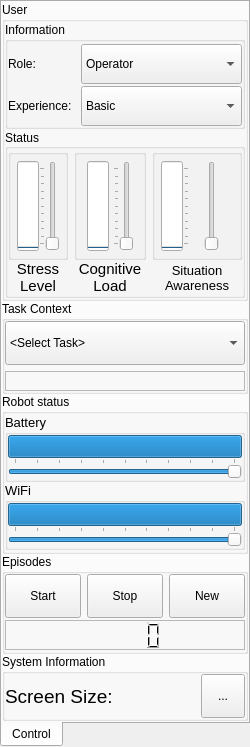
<?xml version="1.0" encoding="UTF-8"?>
<ui version="4.0">
 <class>AUIParameters</class>
 <widget class="QDockWidget" name="AUIParameters">
  <property name="geometry">
   <rect>
    <x>0</x>
    <y>0</y>
    <width>250</width>
    <height>747</height>
   </rect>
  </property>
  <property name="sizePolicy">
   <sizepolicy hsizetype="Fixed" vsizetype="Preferred">
    <horstretch>0</horstretch>
    <verstretch>0</verstretch>
   </sizepolicy>
  </property>
  <property name="minimumSize">
   <size>
    <width>250</width>
    <height>742</height>
   </size>
  </property>
  <property name="maximumSize">
   <size>
    <width>250</width>
    <height>851</height>
   </size>
  </property>
  <property name="baseSize">
   <size>
    <width>250</width>
    <height>0</height>
   </size>
  </property>
  <property name="floating">
   <bool>false</bool>
  </property>
  <property name="features">
   <set>QDockWidget::AllDockWidgetFeatures</set>
  </property>
  <property name="windowTitle">
   <string>AUI Parameters</string>
  </property>
  <widget class="QWidget" name="AUIParams">
   <layout class="QVBoxLayout" name="verticalLayout">
    <property name="spacing">
     <number>0</number>
    </property>
    <property name="margin">
     <number>0</number>
    </property>
    <item>
     <widget class="QTabWidget" name="contents">
      <property name="maximumSize">
       <size>
        <width>16777215</width>
        <height>16777215</height>
       </size>
      </property>
      <property name="tabPosition">
       <enum>QTabWidget::South</enum>
      </property>
      <property name="currentIndex">
       <number>0</number>
      </property>
      <widget class="QWidget" name="Tab1">
       <attribute name="title">
        <string>Control</string>
       </attribute>
       <layout class="QVBoxLayout" name="tab1Layout">
        <property name="spacing">
         <number>0</number>
        </property>
        <property name="margin">
         <number>0</number>
        </property>
        <item>
         <widget class="QGroupBox" name="user">
          <property name="sizePolicy">
           <sizepolicy hsizetype="Preferred" vsizetype="Minimum">
            <horstretch>0</horstretch>
            <verstretch>0</verstretch>
           </sizepolicy>
          </property>
          <property name="maximumSize">
           <size>
            <width>16777215</width>
            <height>320</height>
           </size>
          </property>
          <property name="title">
           <string>User</string>
          </property>
          <layout class="QVBoxLayout" name="userLayout">
           <property name="spacing">
            <number>0</number>
           </property>
           <property name="margin">
            <number>0</number>
           </property>
           <item>
            <widget class="QGroupBox" name="userInfo">
             <property name="sizePolicy">
              <sizepolicy hsizetype="Preferred" vsizetype="Minimum">
               <horstretch>0</horstretch>
               <verstretch>0</verstretch>
              </sizepolicy>
             </property>
             <property name="title">
              <string>Information</string>
             </property>
             <layout class="QGridLayout" name="gridLayout">
              <property name="verticalSpacing">
               <number>0</number>
              </property>
              <property name="margin">
               <number>0</number>
              </property>
              <item row="0" column="0">
               <widget class="QLabel" name="roleLabel">
                <property name="sizePolicy">
                 <sizepolicy hsizetype="Preferred" vsizetype="Minimum">
                  <horstretch>0</horstretch>
                  <verstretch>0</verstretch>
                 </sizepolicy>
                </property>
                <property name="minimumSize">
                 <size>
                  <width>0</width>
                  <height>44</height>
                 </size>
                </property>
                <property name="text">
                 <string>Role: </string>
                </property>
               </widget>
              </item>
              <item row="0" column="1">
               <widget class="QComboBox" name="role">
                <property name="sizePolicy">
                 <sizepolicy hsizetype="Expanding" vsizetype="Fixed">
                  <horstretch>0</horstretch>
                  <verstretch>0</verstretch>
                 </sizepolicy>
                </property>
                <property name="minimumSize">
                 <size>
                  <width>0</width>
                  <height>40</height>
                 </size>
                </property>
                <item>
                 <property name="text">
                  <string>Operator</string>
                 </property>
                </item>
                <item>
                 <property name="text">
                  <string>In-field Observer</string>
                 </property>
                </item>
                <item>
                 <property name="text">
                  <string>Team Leader</string>
                 </property>
                </item>
               </widget>
              </item>
              <item row="1" column="0">
               <widget class="QLabel" name="expLabel">
                <property name="sizePolicy">
                 <sizepolicy hsizetype="Preferred" vsizetype="Minimum">
                  <horstretch>0</horstretch>
                  <verstretch>0</verstretch>
                 </sizepolicy>
                </property>
                <property name="text">
                 <string>Experience: </string>
                </property>
               </widget>
              </item>
              <item row="1" column="1">
               <widget class="QComboBox" name="exp">
                <property name="sizePolicy">
                 <sizepolicy hsizetype="Expanding" vsizetype="Fixed">
                  <horstretch>0</horstretch>
                  <verstretch>0</verstretch>
                 </sizepolicy>
                </property>
                <property name="minimumSize">
                 <size>
                  <width>0</width>
                  <height>40</height>
                 </size>
                </property>
                <item>
                 <property name="text">
                  <string>Basic</string>
                 </property>
                </item>
                <item>
                 <property name="text">
                  <string>Advanced</string>
                 </property>
                </item>
               </widget>
              </item>
             </layout>
            </widget>
           </item>
           <item>
            <widget class="QGroupBox" name="userStatus">
             <property name="sizePolicy">
              <sizepolicy hsizetype="Preferred" vsizetype="MinimumExpanding">
               <horstretch>0</horstretch>
               <verstretch>0</verstretch>
              </sizepolicy>
             </property>
             <property name="maximumSize">
              <size>
               <width>16777215</width>
               <height>16777215</height>
              </size>
             </property>
             <property name="baseSize">
              <size>
               <width>0</width>
               <height>200</height>
              </size>
             </property>
             <property name="layoutDirection">
              <enum>Qt::LeftToRight</enum>
             </property>
             <property name="title">
              <string>Status</string>
             </property>
             <property name="alignment">
              <set>Qt::AlignLeading|Qt::AlignLeft|Qt::AlignVCenter</set>
             </property>
             <layout class="QGridLayout" name="userStatusLayout">
              <property name="horizontalSpacing">
               <number>-1</number>
              </property>
              <property name="verticalSpacing">
               <number>0</number>
              </property>
              <property name="margin">
               <number>0</number>
              </property>
              <item row="0" column="2">
               <widget class="QGroupBox" name="situationAwareness">
                <property name="sizePolicy">
                 <sizepolicy hsizetype="Preferred" vsizetype="MinimumExpanding">
                  <horstretch>0</horstretch>
                  <verstretch>0</verstretch>
                 </sizepolicy>
                </property>
                <property name="maximumSize">
                 <size>
                  <width>16777215</width>
                  <height>200</height>
                 </size>
                </property>
                <property name="title">
                 <string/>
                </property>
                <layout class="QHBoxLayout" name="horizontalLayout_3">
                 <property name="spacing">
                  <number>0</number>
                 </property>
                 <property name="margin">
                  <number>6</number>
                 </property>
                 <item>
                  <widget class="QProgressBar" name="saLevel">
                   <property name="sizePolicy">
                    <sizepolicy hsizetype="Fixed" vsizetype="Minimum">
                     <horstretch>0</horstretch>
                     <verstretch>0</verstretch>
                    </sizepolicy>
                   </property>
                   <property name="maximum">
                    <number>10</number>
                   </property>
                   <property name="value">
                    <number>0</number>
                   </property>
                   <property name="orientation">
                    <enum>Qt::Vertical</enum>
                   </property>
                  </widget>
                 </item>
                 <item>
                  <widget class="QSlider" name="saSlider">
                   <property name="sizePolicy">
                    <sizepolicy hsizetype="Minimum" vsizetype="Minimum">
                     <horstretch>0</horstretch>
                     <verstretch>0</verstretch>
                    </sizepolicy>
                   </property>
                   <property name="maximum">
                    <number>10</number>
                   </property>
                   <property name="orientation">
                    <enum>Qt::Vertical</enum>
                   </property>
                   <property name="invertedControls">
                    <bool>false</bool>
                   </property>
                   <property name="tickPosition">
                    <enum>QSlider::TicksAbove</enum>
                   </property>
                   <property name="tickInterval">
                    <number>1</number>
                   </property>
                  </widget>
                 </item>
                </layout>
               </widget>
              </item>
              <item row="0" column="1">
               <widget class="QGroupBox" name="cgnitiveLoad">
                <property name="sizePolicy">
                 <sizepolicy hsizetype="Preferred" vsizetype="MinimumExpanding">
                  <horstretch>0</horstretch>
                  <verstretch>0</verstretch>
                 </sizepolicy>
                </property>
                <property name="maximumSize">
                 <size>
                  <width>16777215</width>
                  <height>200</height>
                 </size>
                </property>
                <property name="title">
                 <string/>
                </property>
                <layout class="QHBoxLayout" name="horizontalLayout_2">
                 <property name="spacing">
                  <number>0</number>
                 </property>
                 <property name="margin">
                  <number>6</number>
                 </property>
                 <item>
                  <widget class="QProgressBar" name="cognitiveLoadLevel">
                   <property name="sizePolicy">
                    <sizepolicy hsizetype="Fixed" vsizetype="Minimum">
                     <horstretch>0</horstretch>
                     <verstretch>0</verstretch>
                    </sizepolicy>
                   </property>
                   <property name="maximum">
                    <number>10</number>
                   </property>
                   <property name="value">
                    <number>0</number>
                   </property>
                   <property name="orientation">
                    <enum>Qt::Vertical</enum>
                   </property>
                  </widget>
                 </item>
                 <item>
                  <widget class="QSlider" name="cognitiveLoadSlider">
                   <property name="sizePolicy">
                    <sizepolicy hsizetype="Fixed" vsizetype="Minimum">
                     <horstretch>0</horstretch>
                     <verstretch>0</verstretch>
                    </sizepolicy>
                   </property>
                   <property name="maximum">
                    <number>10</number>
                   </property>
                   <property name="orientation">
                    <enum>Qt::Vertical</enum>
                   </property>
                   <property name="tickPosition">
                    <enum>QSlider::TicksAbove</enum>
                   </property>
                   <property name="tickInterval">
                    <number>1</number>
                   </property>
                  </widget>
                 </item>
                </layout>
               </widget>
              </item>
              <item row="1" column="0">
               <widget class="QLabel" name="stressLabel">
                <property name="font">
                 <font>
                  <pointsize>11</pointsize>
                 </font>
                </property>
                <property name="text">
                 <string>Stress Level</string>
                </property>
                <property name="alignment">
                 <set>Qt::AlignCenter</set>
                </property>
                <property name="wordWrap">
                 <bool>true</bool>
                </property>
               </widget>
              </item>
              <item row="1" column="1">
               <widget class="QLabel" name="cognitiveLoadLabel">
                <property name="font">
                 <font>
                  <pointsize>11</pointsize>
                 </font>
                </property>
                <property name="text">
                 <string>Cognitive Load</string>
                </property>
                <property name="alignment">
                 <set>Qt::AlignCenter</set>
                </property>
                <property name="wordWrap">
                 <bool>true</bool>
                </property>
               </widget>
              </item>
              <item row="1" column="2">
               <widget class="QLabel" name="saLabel">
                <property name="font">
                 <font>
                  <pointsize>10</pointsize>
                 </font>
                </property>
                <property name="text">
                 <string>Situation Awareness</string>
                </property>
                <property name="scaledContents">
                 <bool>true</bool>
                </property>
                <property name="alignment">
                 <set>Qt::AlignCenter</set>
                </property>
                <property name="wordWrap">
                 <bool>true</bool>
                </property>
               </widget>
              </item>
              <item row="0" column="0">
               <widget class="QGroupBox" name="stress">
                <property name="sizePolicy">
                 <sizepolicy hsizetype="Preferred" vsizetype="MinimumExpanding">
                  <horstretch>0</horstretch>
                  <verstretch>0</verstretch>
                 </sizepolicy>
                </property>
                <property name="maximumSize">
                 <size>
                  <width>16777215</width>
                  <height>200</height>
                 </size>
                </property>
                <property name="inputMethodHints">
                 <set>Qt::ImhNone</set>
                </property>
                <property name="title">
                 <string/>
                </property>
                <property name="alignment">
                 <set>Qt::AlignCenter</set>
                </property>
                <property name="flat">
                 <bool>false</bool>
                </property>
                <property name="checkable">
                 <bool>false</bool>
                </property>
                <layout class="QHBoxLayout" name="horizontalLayout">
                 <property name="spacing">
                  <number>0</number>
                 </property>
                 <property name="margin">
                  <number>6</number>
                 </property>
                 <item>
                  <widget class="QProgressBar" name="stressLevel">
                   <property name="sizePolicy">
                    <sizepolicy hsizetype="Fixed" vsizetype="Minimum">
                     <horstretch>0</horstretch>
                     <verstretch>0</verstretch>
                    </sizepolicy>
                   </property>
                   <property name="mouseTracking">
                    <bool>true</bool>
                   </property>
                   <property name="maximum">
                    <number>10</number>
                   </property>
                   <property name="value">
                    <number>0</number>
                   </property>
                   <property name="alignment">
                    <set>Qt::AlignCenter</set>
                   </property>
                   <property name="orientation">
                    <enum>Qt::Vertical</enum>
                   </property>
                  </widget>
                 </item>
                 <item>
                  <widget class="QSlider" name="stressSlider">
                   <property name="sizePolicy">
                    <sizepolicy hsizetype="Fixed" vsizetype="Minimum">
                     <horstretch>0</horstretch>
                     <verstretch>0</verstretch>
                    </sizepolicy>
                   </property>
                   <property name="maximum">
                    <number>10</number>
                   </property>
                   <property name="orientation">
                    <enum>Qt::Vertical</enum>
                   </property>
                   <property name="tickPosition">
                    <enum>QSlider::TicksAbove</enum>
                   </property>
                   <property name="tickInterval">
                    <number>1</number>
                   </property>
                  </widget>
                 </item>
                </layout>
               </widget>
              </item>
             </layout>
            </widget>
           </item>
          </layout>
         </widget>
        </item>
        <item>
         <widget class="QGroupBox" name="taskContext">
          <property name="sizePolicy">
           <sizepolicy hsizetype="Minimum" vsizetype="Minimum">
            <horstretch>0</horstretch>
            <verstretch>0</verstretch>
           </sizepolicy>
          </property>
          <property name="maximumSize">
           <size>
            <width>16777215</width>
            <height>16777215</height>
           </size>
          </property>
          <property name="title">
           <string>Task Context</string>
          </property>
          <layout class="QVBoxLayout" name="taskLayout">
           <property name="margin">
            <number>0</number>
           </property>
           <item>
            <widget class="QComboBox" name="currentContext">
             <property name="minimumSize">
              <size>
               <width>0</width>
               <height>44</height>
              </size>
             </property>
             <property name="sizeAdjustPolicy">
              <enum>QComboBox::AdjustToContents</enum>
             </property>
             <property name="frame">
              <bool>true</bool>
             </property>
             <item>
              <property name="text">
               <string>&lt;Select Task&gt;</string>
              </property>
             </item>
             <item>
              <property name="text">
               <string>Forward navigation</string>
              </property>
             </item>
             <item>
              <property name="text">
               <string>Backward navigation</string>
              </property>
             </item>
             <item>
              <property name="text">
               <string>Camera inspection</string>
              </property>
             </item>
             <item>
              <property name="text">
               <string>Map review</string>
              </property>
             </item>
             <item>
              <property name="text">
               <string>New screenshot</string>
              </property>
             </item>
            </widget>
           </item>
           <item>
            <widget class="QLabel" name="currentWidget">
             <property name="minimumSize">
              <size>
               <width>0</width>
               <height>20</height>
              </size>
             </property>
             <property name="maximumSize">
              <size>
               <width>16777215</width>
               <height>44</height>
              </size>
             </property>
             <property name="frameShape">
              <enum>QFrame::StyledPanel</enum>
             </property>
             <property name="frameShadow">
              <enum>QFrame::Raised</enum>
             </property>
             <property name="text">
              <string>&lt;No Widget&gt;</string>
             </property>
             <property name="alignment">
              <set>Qt::AlignCenter</set>
             </property>
            </widget>
           </item>
          </layout>
         </widget>
        </item>
        <item>
         <widget class="QGroupBox" name="robotStatus">
          <property name="maximumSize">
           <size>
            <width>16777215</width>
            <height>16777215</height>
           </size>
          </property>
          <property name="title">
           <string>Robot status</string>
          </property>
          <layout class="QVBoxLayout" name="AUIStatusLayout">
           <property name="spacing">
            <number>0</number>
           </property>
           <property name="leftMargin">
            <number>0</number>
           </property>
           <property name="topMargin">
            <number>0</number>
           </property>
           <property name="rightMargin">
            <number>0</number>
           </property>
           <property name="bottomMargin">
            <number>1</number>
           </property>
           <item>
            <widget class="QGroupBox" name="AUIbatteryLevel">
             <property name="sizePolicy">
              <sizepolicy hsizetype="Preferred" vsizetype="Minimum">
               <horstretch>0</horstretch>
               <verstretch>0</verstretch>
              </sizepolicy>
             </property>
             <property name="font">
              <font>
               <pointsize>10</pointsize>
              </font>
             </property>
             <property name="title">
              <string>Battery</string>
             </property>
             <property name="flat">
              <bool>true</bool>
             </property>
             <layout class="QVBoxLayout" name="AUIbatteryLayout">
              <property name="spacing">
               <number>0</number>
              </property>
              <property name="leftMargin">
               <number>0</number>
              </property>
              <property name="topMargin">
               <number>0</number>
              </property>
              <property name="rightMargin">
               <number>0</number>
              </property>
              <property name="bottomMargin">
               <number>1</number>
              </property>
              <item>
               <widget class="CProgressBar" name="AUIbattery">
                <property name="mouseTracking">
                 <bool>true</bool>
                </property>
                <property name="value">
                 <number>100</number>
                </property>
                <property name="textVisible">
                 <bool>false</bool>
                </property>
               </widget>
              </item>
              <item>
               <widget class="QSlider" name="batterySlider">
                <property name="maximum">
                 <number>100</number>
                </property>
                <property name="value">
                 <number>100</number>
                </property>
                <property name="orientation">
                 <enum>Qt::Horizontal</enum>
                </property>
                <property name="tickPosition">
                 <enum>QSlider::TicksAbove</enum>
                </property>
                <property name="tickInterval">
                 <number>10</number>
                </property>
               </widget>
              </item>
             </layout>
            </widget>
           </item>
           <item>
            <widget class="QGroupBox" name="AUIwifiLevel">
             <property name="sizePolicy">
              <sizepolicy hsizetype="Preferred" vsizetype="Minimum">
               <horstretch>0</horstretch>
               <verstretch>0</verstretch>
              </sizepolicy>
             </property>
             <property name="font">
              <font>
               <pointsize>10</pointsize>
              </font>
             </property>
             <property name="title">
              <string>WiFi</string>
             </property>
             <property name="flat">
              <bool>true</bool>
             </property>
             <layout class="QVBoxLayout" name="AUIwifiLayout">
              <property name="spacing">
               <number>0</number>
              </property>
              <property name="leftMargin">
               <number>0</number>
              </property>
              <property name="topMargin">
               <number>0</number>
              </property>
              <property name="rightMargin">
               <number>0</number>
              </property>
              <property name="bottomMargin">
               <number>1</number>
              </property>
              <item>
               <widget class="CProgressBar" name="AUIwifi">
                <property name="mouseTracking">
                 <bool>true</bool>
                </property>
                <property name="value">
                 <number>100</number>
                </property>
                <property name="alignment">
                 <set>Qt::AlignCenter</set>
                </property>
                <property name="textVisible">
                 <bool>false</bool>
                </property>
                <property name="textDirection">
                 <enum>QProgressBar::TopToBottom</enum>
                </property>
               </widget>
              </item>
              <item>
               <widget class="QSlider" name="wifiSlider">
                <property name="maximum">
                 <number>100</number>
                </property>
                <property name="value">
                 <number>100</number>
                </property>
                <property name="orientation">
                 <enum>Qt::Horizontal</enum>
                </property>
                <property name="tickPosition">
                 <enum>QSlider::TicksAbove</enum>
                </property>
                <property name="tickInterval">
                 <number>10</number>
                </property>
               </widget>
              </item>
             </layout>
            </widget>
           </item>
          </layout>
         </widget>
        </item>
        <item>
         <widget class="QGroupBox" name="episodes">
          <property name="sizePolicy">
           <sizepolicy hsizetype="Preferred" vsizetype="Minimum">
            <horstretch>0</horstretch>
            <verstretch>0</verstretch>
           </sizepolicy>
          </property>
          <property name="maximumSize">
           <size>
            <width>16777215</width>
            <height>16777215</height>
           </size>
          </property>
          <property name="title">
           <string>Episodes</string>
          </property>
          <layout class="QGridLayout" name="episodesLayout">
           <property name="leftMargin">
            <number>0</number>
           </property>
           <property name="topMargin">
            <number>0</number>
           </property>
           <property name="rightMargin">
            <number>0</number>
           </property>
           <property name="bottomMargin">
            <number>1</number>
           </property>
           <property name="verticalSpacing">
            <number>2</number>
           </property>
           <item row="2" column="0" colspan="3">
            <widget class="QLCDNumber" name="episodeTimer">
             <property name="minimumSize">
              <size>
               <width>60</width>
               <height>30</height>
              </size>
             </property>
             <property name="maximumSize">
              <size>
               <width>16777215</width>
               <height>44</height>
              </size>
             </property>
             <property name="frameShape">
              <enum>QFrame::StyledPanel</enum>
             </property>
             <property name="frameShadow">
              <enum>QFrame::Plain</enum>
             </property>
            </widget>
           </item>
           <item row="1" column="0" alignment="Qt::AlignHCenter|Qt::AlignVCenter">
            <widget class="QPushButton" name="startEpisodeButton">
             <property name="minimumSize">
              <size>
               <width>44</width>
               <height>44</height>
              </size>
             </property>
             <property name="text">
              <string>Start</string>
             </property>
             <property name="checkable">
              <bool>false</bool>
             </property>
             <property name="flat">
              <bool>false</bool>
             </property>
            </widget>
           </item>
           <item row="1" column="1" alignment="Qt::AlignHCenter|Qt::AlignVCenter">
            <widget class="QPushButton" name="stopEpisodeButton">
             <property name="minimumSize">
              <size>
               <width>44</width>
               <height>44</height>
              </size>
             </property>
             <property name="text">
              <string>Stop</string>
             </property>
             <property name="checkable">
              <bool>false</bool>
             </property>
            </widget>
           </item>
           <item row="1" column="2" alignment="Qt::AlignHCenter|Qt::AlignVCenter">
            <widget class="QPushButton" name="resetEpisodeButton">
             <property name="minimumSize">
              <size>
               <width>44</width>
               <height>44</height>
              </size>
             </property>
             <property name="autoFillBackground">
              <bool>false</bool>
             </property>
             <property name="text">
              <string>New</string>
             </property>
             <property name="autoDefault">
              <bool>true</bool>
             </property>
             <property name="default">
              <bool>false</bool>
             </property>
             <property name="flat">
              <bool>false</bool>
             </property>
            </widget>
           </item>
          </layout>
         </widget>
        </item>
        <item>
         <widget class="QGroupBox" name="systemInfo">
          <property name="sizePolicy">
           <sizepolicy hsizetype="Preferred" vsizetype="Minimum">
            <horstretch>0</horstretch>
            <verstretch>0</verstretch>
           </sizepolicy>
          </property>
          <property name="minimumSize">
           <size>
            <width>0</width>
            <height>0</height>
           </size>
          </property>
          <property name="maximumSize">
           <size>
            <width>16777215</width>
            <height>16777215</height>
           </size>
          </property>
          <property name="title">
           <string>System Information</string>
          </property>
          <layout class="QHBoxLayout" name="horizontalLayout_4">
           <property name="spacing">
            <number>0</number>
           </property>
           <property name="margin">
            <number>0</number>
           </property>
           <item>
            <widget class="QLabel" name="info">
             <property name="sizePolicy">
              <sizepolicy hsizetype="Preferred" vsizetype="Minimum">
               <horstretch>0</horstretch>
               <verstretch>0</verstretch>
              </sizepolicy>
             </property>
             <property name="minimumSize">
              <size>
               <width>0</width>
               <height>44</height>
              </size>
             </property>
             <property name="maximumSize">
              <size>
               <width>16777215</width>
               <height>16777215</height>
              </size>
             </property>
             <property name="font">
              <font>
               <pointsize>14</pointsize>
              </font>
             </property>
             <property name="text">
              <string>Screen Size: </string>
             </property>
            </widget>
           </item>
           <item>
            <widget class="QToolButton" name="toolButton">
             <property name="minimumSize">
              <size>
               <width>44</width>
               <height>44</height>
              </size>
             </property>
             <property name="maximumSize">
              <size>
               <width>16777215</width>
               <height>16777215</height>
              </size>
             </property>
             <property name="text">
              <string>...</string>
             </property>
            </widget>
           </item>
          </layout>
         </widget>
        </item>
       </layout>
      </widget>
     </widget>
    </item>
   </layout>
  </widget>
 </widget>
 <customwidgets>
  <customwidget>
   <class>CProgressBar</class>
   <extends>QProgressBar</extends>
   <header>aui.utilities.ColorProgressBar</header>
  </customwidget>
 </customwidgets>
 <resources/>
 <connections>
  <connection>
   <sender>wifiSlider</sender>
   <signal>valueChanged(int)</signal>
   <receiver>AUIwifi</receiver>
   <slot>setValue(int)</slot>
   <hints>
    <hint type="sourcelabel">
     <x>236</x>
     <y>676</y>
    </hint>
    <hint type="destinationlabel">
     <x>236</x>
     <y>652</y>
    </hint>
   </hints>
  </connection>
  <connection>
   <sender>batterySlider</sender>
   <signal>valueChanged(int)</signal>
   <receiver>AUIbattery</receiver>
   <slot>setValue(int)</slot>
   <hints>
    <hint type="sourcelabel">
     <x>142</x>
     <y>610</y>
    </hint>
    <hint type="destinationlabel">
     <x>146</x>
     <y>586</y>
    </hint>
   </hints>
  </connection>
  <connection>
   <sender>cognitiveLoadSlider</sender>
   <signal>valueChanged(int)</signal>
   <receiver>cognitiveLoadLevel</receiver>
   <slot>setValue(int)</slot>
   <hints>
    <hint type="sourcelabel">
     <x>149</x>
     <y>358</y>
    </hint>
    <hint type="destinationlabel">
     <x>120</x>
     <y>358</y>
    </hint>
   </hints>
  </connection>
  <connection>
   <sender>stressSlider</sender>
   <signal>valueChanged(int)</signal>
   <receiver>stressLevel</receiver>
   <slot>setValue(int)</slot>
   <hints>
    <hint type="sourcelabel">
     <x>70</x>
     <y>358</y>
    </hint>
    <hint type="destinationlabel">
     <x>41</x>
     <y>358</y>
    </hint>
   </hints>
  </connection>
  <connection>
   <sender>saSlider</sender>
   <signal>valueChanged(int)</signal>
   <receiver>saLevel</receiver>
   <slot>setValue(int)</slot>
   <hints>
    <hint type="sourcelabel">
     <x>213</x>
     <y>244</y>
    </hint>
    <hint type="destinationlabel">
     <x>183</x>
     <y>246</y>
    </hint>
   </hints>
  </connection>
 </connections>
</ui>
